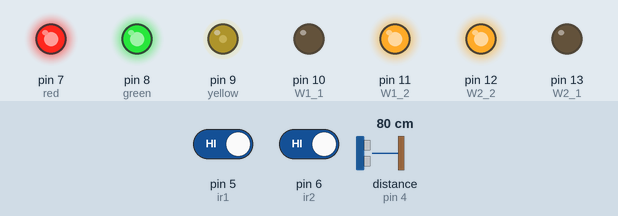
Recording of a sketch running on a simulated Arduino Uno, built with avr-gcc and run on an emulated ATmega328P. Parts: output pins drawn as LEDs (lit = HIGH). Dashed ring = blinking. The inputs (shaded band) are chosen by the test bench; at power-on: distance to the obstacle (sensor on pin 4) 80 cm, pin 5 (ir1) HIGH, pin 6 (ir2) HIGH. The echo pulse lasts 58.3 µs per cm; what the sketch prints to the serial monitor is not drawn.

Above: at 1.2 s.
1.3 s: distance to the obstacle (sensor on pin 4) set to 2 cm
At 2.34 s:
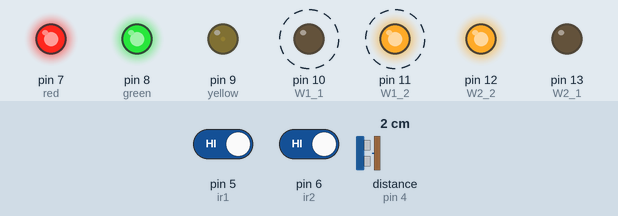
4.3 s: pin 5 (ir1) driven LOW
At 4.91 s:
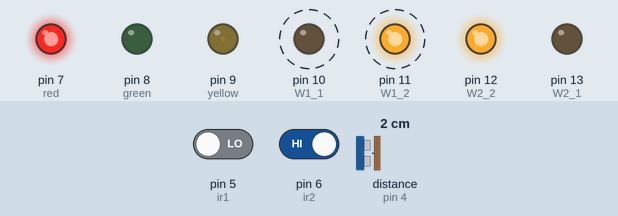
7.3 s: pin 6 (ir2) driven LOW
At 7.47 s:
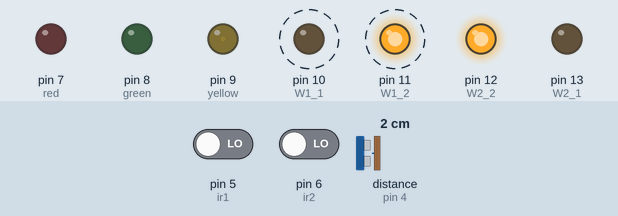
10.3 s: distance to the obstacle (sensor on pin 4) set to 4 cm
At 10.55 s:
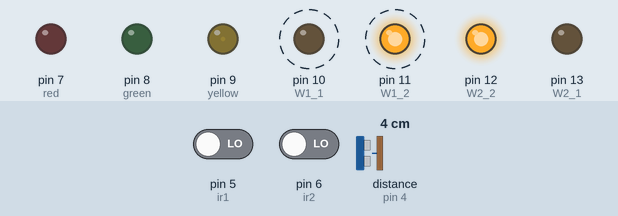
13.3 s: distance to the obstacle (sensor on pin 4) set to 7 cm
At 13.7 s:
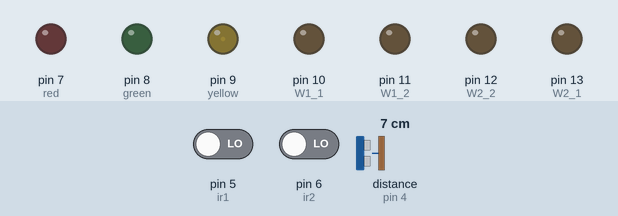
14.9 s: pin 5 (ir1) driven HIGH
At 15.4 s:
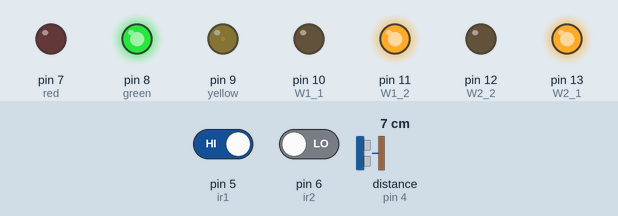
Timing chart, 0 to 17.4 s (numbered marks = the images above; inputs shaded):
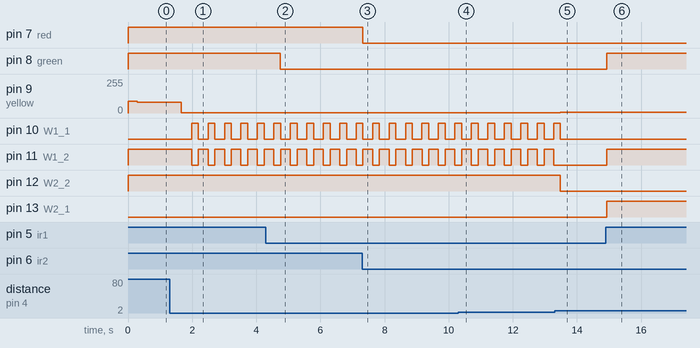

The sketch:

kart_no_servo.ino
```cpp
//#include <Servo.h>
#include <Ultrasonic.h>
const int W1_1 = 10, W1_2 = 11; //wheel output
const int W2_2 = 12, W2_1 = 13;
const int green = 8, yellow = 9, red = 7; //debug light
//const int servo = 9, minhz = 1000, maxhz = 2000; //servo
const int ir1 = 5, ir2 = 6; //IR sensor
const int eyetrig = 3, eyeecho = 4; //eye ca

int correct = 0;
bool canIR1, canIR2; //true: can see; false: can't see
float distance, RealDistance = 87, lastDistance;

//Servo myservo;
Ultrasonic ultrasonic(eyetrig, eyeecho);
void setup() {
  Serial.begin(9600);
  pinMode(W1_1, OUTPUT);
  pinMode(W1_2, OUTPUT);
  pinMode(W2_1, OUTPUT);
  pinMode(W2_2, OUTPUT);
  pinMode(green, OUTPUT);
  pinMode(red, OUTPUT);
  //myservo.attach(servo, minhz, maxhz);
  pinMode(ir1, INPUT);
  pinMode(ir2, INPUT);
  pinMode(eyetrig, OUTPUT);
  pinMode(eyeecho, INPUT);
}

void motor(){
  if(RealDistance > 5 || RealDistance == -1){
    if(!canIR1 && !canIR2) //black black
    {
      digitalWrite(W1_1, LOW);
      digitalWrite(W1_2, LOW);
      digitalWrite(W2_1, LOW);
      digitalWrite(W2_2, LOW);
      digitalWrite(green, LOW);
      digitalWrite(red, LOW);
    }
    else if(canIR1 && !canIR2) //white black: turn right
    {
      digitalWrite(W1_1, LOW);
      digitalWrite(W1_2, HIGH);
      digitalWrite(W2_1, HIGH);
      digitalWrite(W2_2, LOW);
      digitalWrite(green, HIGH);
      digitalWrite(red, LOW);
    }
    else if(!canIR1 && canIR2)   //black white: turn left
    {
      digitalWrite(W1_1, HIGH);
      digitalWrite(W1_2, LOW);
      digitalWrite(W2_1, LOW);
      digitalWrite(W2_2, HIGH);
      digitalWrite(green, LOW);
      digitalWrite(red, HIGH);
    }
    else if(canIR1 && canIR2)   // white white: keep moving!
    {
      digitalWrite(W1_1, LOW);
      digitalWrite(W1_2, HIGH);
      digitalWrite(W2_1, LOW);
      digitalWrite(W2_2, HIGH);
      digitalWrite(green, HIGH);
      digitalWrite(red, HIGH);
    }
  }
  else
  { //TURN back for 0.3s turn LEFT FOR 0.2S
      Serial.print("Too near! Now Reversing");
      digitalWrite(W1_1, LOW);
      digitalWrite(W1_2, HIGH);
      digitalWrite(W2_1, LOW);
      digitalWrite(W2_2, HIGH);
      //digitalWrite(green, HIGH);
      //digitalWrite(red, HIGH);
      delay(300);
      digitalWrite(W1_1, HIGH);
      digitalWrite(W1_2, LOW);
      digitalWrite(W2_1, LOW);
      digitalWrite(W2_2, HIGH);
      //digitalWrite(green, LOW);
      //digitalWrite(red, HIGH);
      delay(200);
  }
}

void get_ir(){
  int ir1_state = digitalRead(ir1), ir2_state = digitalRead(ir2);
  if(ir1_state == 0){ canIR1 = false;}
  else{canIR1 = true;}
  if(ir2_state == 0){ canIR2 = false;}
  else{canIR2 = true;}
}

float get_eye(){
  long microsec = ultrasonic.timing();
  distance = ultrasonic.convert(microsec, Ultrasonic::CM); // 計算距離，單位: 公分
  Serial.print("Detect: ");
  Serial.print(distance);
  Serial.print("cm | ");
  if(distance == 0)
  {
    Serial.print("=No Response=");
    correct = 0;
    distance = -1;
    return -1;
  }

  //avoid randomness
  if(abs(distance - lastDistance) <= 5){correct += 1 ;}
  else{correct = 0;}
  lastDistance = distance;

  if(correct >= 5){
    return distance;
  }
  else
  {
    return RealDistance;//原本的
  }
}

void Debug_Light() {
    if(canIR1) digitalWrite(green, HIGH);
    else digitalWrite(green, LOW);

    if(canIR2) digitalWrite(red, HIGH);
    else digitalWrite(red, LOW);

    if(RealDistance > 255) analogWrite(yellow, 255);//max 255
    else if(RealDistance > 0) analogWrite(yellow, RealDistance);
    else analogWrite(yellow, 0);
}

void loop() {
  RealDistance = get_eye();
  Serial.print(RealDistance);
  Serial.print("cm  | ");
  Serial.print(correct);
  Serial.print("combo!! | ");
  get_ir();
  Serial.print(" IR1:");
  Serial.print(canIR1);
  Serial.print(" | IR2:");
  Serial.print(canIR2);
  Serial.print("\n");
  Debug_Light();
  motor();
}
```

Measured:
- the behaviour switches between 5 and 6 cm on distance to the obstacle (sensor on pin 4) (found by bisection; images 4 and 5)
- after the input at 1.3 s, pin 9 (yellow): 80/255 → 1/255 after 0.36 s; pin 10 (W1_1): alternates HIGH for 0.21 s and LOW for 0.30 s, starting after 0.69 s; pin 11 (W1_2): alternates HIGH for 0.30 s and LOW for 0.21 s, starting after 0.69 s
- after the input at 4.3 s, pin 8 (green): HIGH → LOW after 0.45 s
- after the input at 7.3 s, pin 7 (red): HIGH → LOW at once
- after the input at 10.3 s, pin 9 (yellow): 1/255 → 3/255 after 0.10 s
- after the input at 13.3 s, pin 9 (yellow): 3/255 → 6/255 after 0.18 s; pin 10 (W1_1): goes on until 13.5 s, then stays LOW; pin 11 (W1_2): stops changing and stays LOW; pin 12 (W2_2): HIGH → LOW after 0.18 s
- after the input at 14.9 s, pin 8 (green), pin 11 (W1_2), pin 13 (W2_1): LOW → HIGH at once
